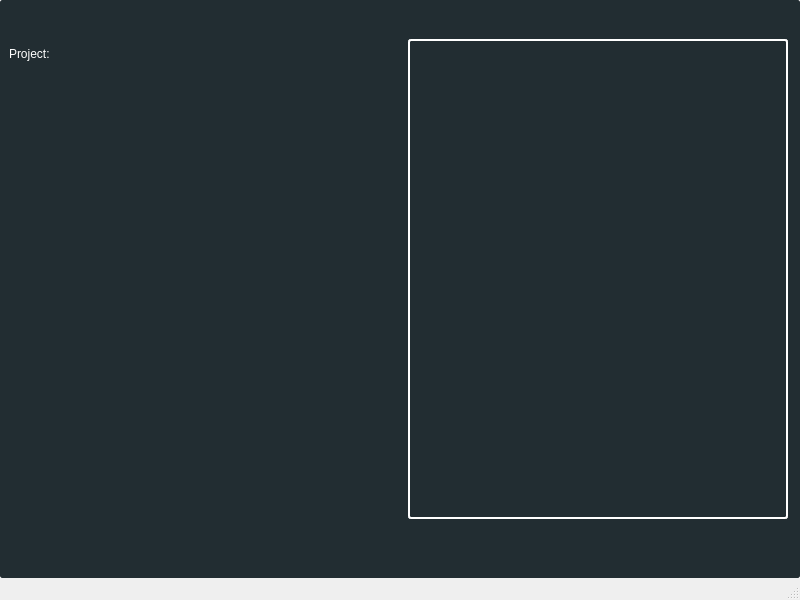
<?xml version="1.0" encoding="UTF-8"?>
<ui version="4.0">
 <class>MainWindow</class>
 <widget class="QMainWindow" name="MainWindow">
  <property name="geometry">
   <rect>
    <x>0</x>
    <y>0</y>
    <width>800</width>
    <height>600</height>
   </rect>
  </property>
  <property name="windowTitle">
   <string>MainWindow</string>
  </property>
  <widget class="QWidget" name="centralwidget">
   <property name="styleSheet">
    <string notr="true">QWidget{
background:rgb(34,45,50);
border-radius: 3px;
color:white;
}</string>
   </property>
   <layout class="QGridLayout" name="mainLayout">
    <property name="leftMargin">
     <number>0</number>
    </property>
    <property name="topMargin">
     <number>0</number>
    </property>
    <property name="rightMargin">
     <number>0</number>
    </property>
    <property name="bottomMargin">
     <number>0</number>
    </property>
    <property name="spacing">
     <number>0</number>
    </property>
    <item row="1" column="0">
     <widget class="QGroupBox" name="groupBox">
      <property name="minimumSize">
       <size>
        <width>0</width>
        <height>0</height>
       </size>
      </property>
      <property name="title">
       <string/>
      </property>
      <layout class="QGridLayout" name="gridLayout_2">
       <item row="1" column="0">
        <widget class="QTreeView" name="treeView"/>
       </item>
       <item row="0" column="0">
        <widget class="QLabel" name="label">
         <property name="minimumSize">
          <size>
           <width>0</width>
           <height>30</height>
          </size>
         </property>
         <property name="maximumSize">
          <size>
           <width>16777215</width>
           <height>30</height>
          </size>
         </property>
         <property name="text">
          <string>Project:</string>
         </property>
        </widget>
       </item>
      </layout>
     </widget>
    </item>
    <item row="0" column="0" colspan="3">
     <widget class="QGroupBox" name="groupBox_5">
      <property name="minimumSize">
       <size>
        <width>0</width>
        <height>30</height>
       </size>
      </property>
      <property name="maximumSize">
       <size>
        <width>16777215</width>
        <height>30</height>
       </size>
      </property>
      <property name="title">
       <string/>
      </property>
     </widget>
    </item>
    <item row="1" column="2">
     <widget class="QGroupBox" name="groupBox_3">
      <property name="title">
       <string/>
      </property>
     </widget>
    </item>
    <item row="1" column="1">
     <widget class="QGroupBox" name="groupBox_2">
      <property name="styleSheet">
       <string notr="true">QWidget{
background:rgb(34,45,50);
border-radius: 3px;
color:white;
}
QTextEdit{
border:2px solid white;
}</string>
      </property>
      <property name="title">
       <string/>
      </property>
      <layout class="QGridLayout" name="gridLayout">
       <item row="0" column="0">
        <widget class="QTextEdit" name="textEdit">
         <property name="acceptRichText">
          <bool>false</bool>
         </property>
        </widget>
       </item>
      </layout>
     </widget>
    </item>
    <item row="2" column="0" colspan="3">
     <widget class="QGroupBox" name="groupBox_4">
      <property name="minimumSize">
       <size>
        <width>0</width>
        <height>50</height>
       </size>
      </property>
      <property name="title">
       <string/>
      </property>
     </widget>
    </item>
   </layout>
  </widget>
  <widget class="QMenuBar" name="menubar">
   <property name="geometry">
    <rect>
     <x>0</x>
     <y>0</y>
     <width>800</width>
     <height>30</height>
    </rect>
   </property>
  </widget>
  <widget class="QStatusBar" name="statusbar"/>
 </widget>
 <resources/>
 <connections/>
</ui>
